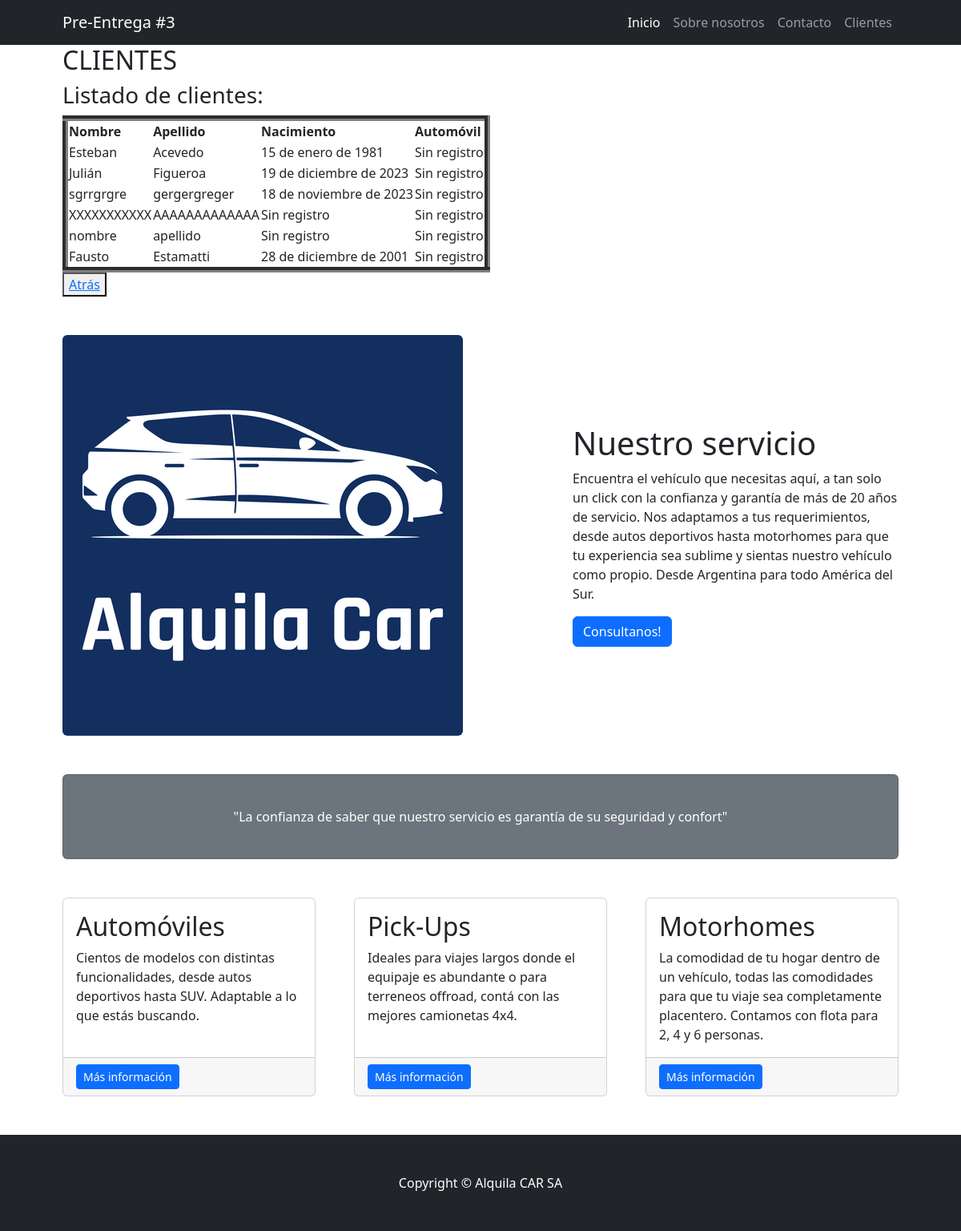
The page /clientes/cliente/list on the database as committed earlier.
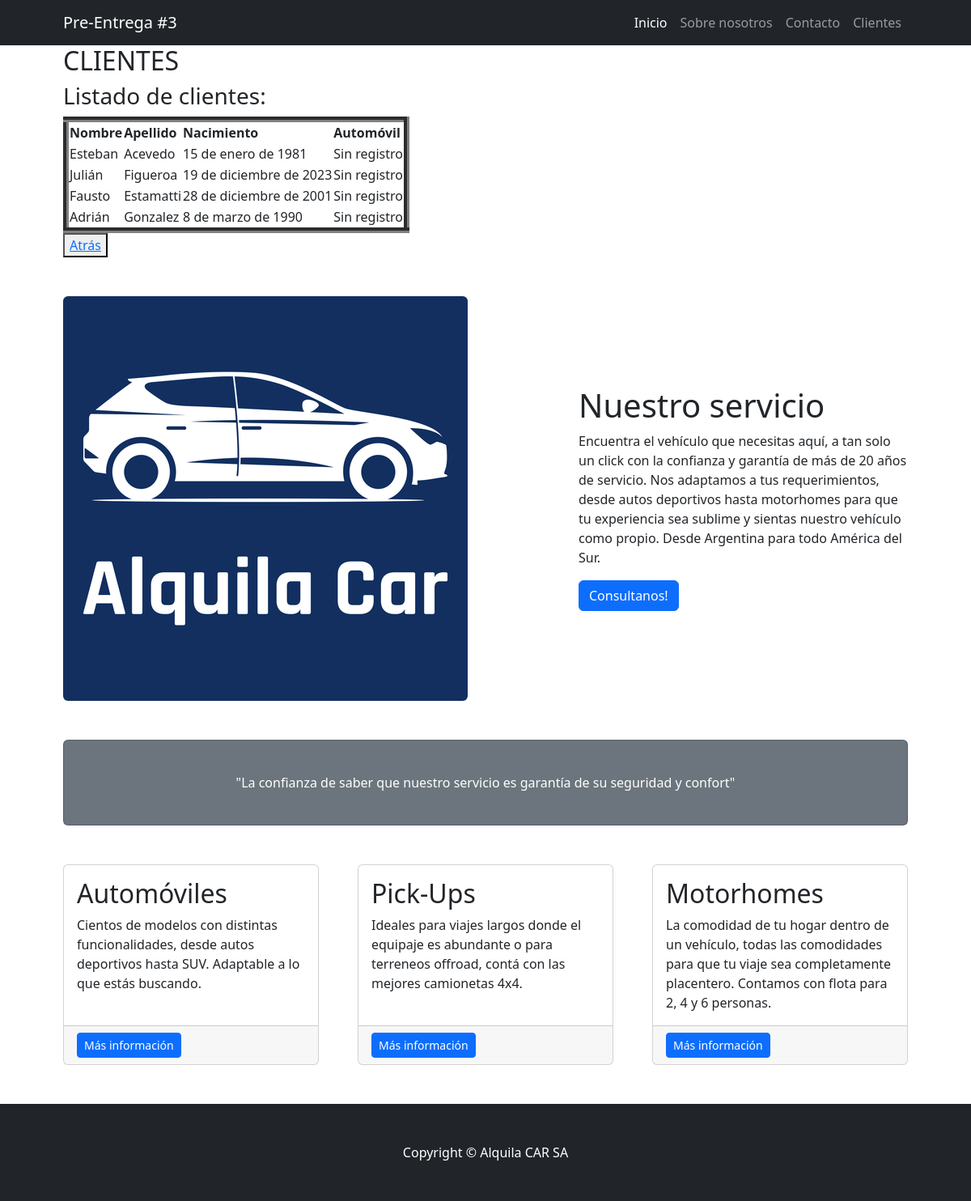
The same page on the database as committed later.
### cliente/models.py (models this page shows, shortened)
class Cliente(models.Model):
    nombre = models.CharField(max_length=100)
    apellido = models.CharField(max_length=100)
    nacimiento = models.DateField(null=True, blank=True)
    pais_origen_id = models.ForeignKey(
        Pais, null=True, blank=True, on_delete=models.SET_NULL, verbose_name="país de origen"
    )
    automovil=models.ForeignKey(Auto, null=True, blank=True, on_delete=models.SET_NULL, verbose_name='auto')

### cliente/views.py (the view)
# urls.py: path("cliente/list", views.cliente_list, name="cliente_list"),
def cliente_list(request):
    clientes = models.Cliente.objects.all()
    context = {"clientes": clientes}
    return render(request, "cliente/cliente_list.html", context)

### cliente/templates/cliente/cliente_list.html
{% extends 'core/base.html' %}
{% block content %}
    <h2>CLIENTES</h2>
    <h3>Listado de clientes:</h3>
    <table border="7">
        <thead>
            <th>Nombre</th>
            <th>Apellido</th>
            <th>Nacimiento</th>
            <th>Automóvil</th>
        </thead>
        <tbody>
            {% for cliente in clientes %}
                <tr>
                    <td>{{ cliente.nombre }}</td>
                    <td>{{ cliente.apellido }}</td>
                    {% if cliente.nacimiento %}
                        <td>{{ cliente.nacimiento }}</td>
                    {% else %}
                        <td>Sin registro</td>
                    {% endif %}
                    {% if cliente.automovil %}
                        <td>{{ cliente.automovil }}</td>
                    {% else %}
                        <td>Sin registro</td>
                    {% endif %}
                </tr>
            {% endfor %}
        </tbody>
    </table>
    <button><a href="{% url 'cliente:index' %}">Atrás</a></button>
{% endblock content %}

Rows that differ between the two databases and show on the page:
removed Cliente: nombre "sgrrgrgre", apellido "gergergreger", nacimiento "18 de noviembre de 2023", shows "Sin registro"
removed Cliente: nombre "XXXXXXXXXXX", apellido "AAAAAAAAAAAAA", shows "Sin registro"
removed Cliente: nombre "nombre", apellido "apellido", shows "Sin registro"
added Cliente: nombre "Adrián", apellido "Gonzalez", nacimiento "8 de marzo de 1990", shows "Sin registro"
